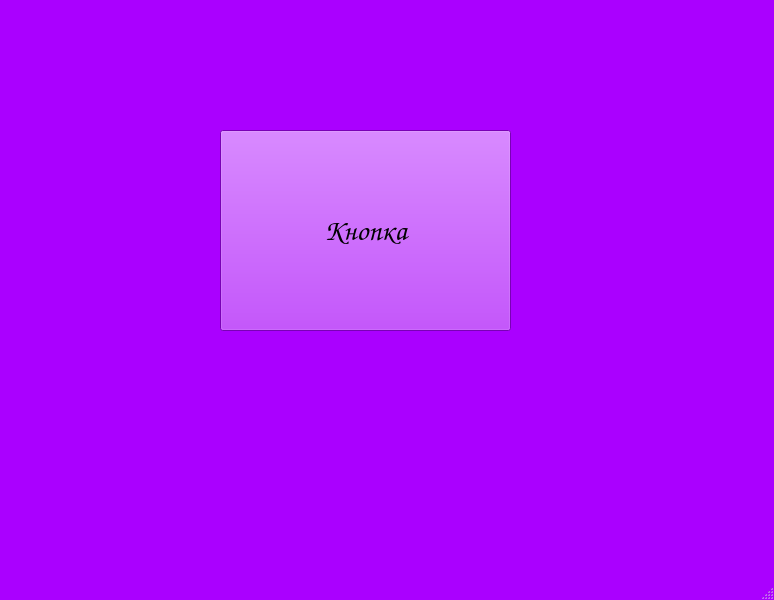
<?xml version="1.0" encoding="UTF-8"?>
<ui version="4.0">
 <class>MainWindow</class>
 <widget class="QMainWindow" name="MainWindow">
  <property name="geometry">
   <rect>
    <x>0</x>
    <y>0</y>
    <width>774</width>
    <height>600</height>
   </rect>
  </property>
  <property name="palette">
   <palette>
    <active>
     <colorrole role="WindowText">
      <brush brushstyle="SolidPattern">
       <color alpha="255">
        <red>0</red>
        <green>0</green>
        <blue>0</blue>
       </color>
      </brush>
     </colorrole>
     <colorrole role="Button">
      <brush brushstyle="SolidPattern">
       <color alpha="255">
        <red>170</red>
        <green>0</green>
        <blue>255</blue>
       </color>
      </brush>
     </colorrole>
     <colorrole role="Light">
      <brush brushstyle="SolidPattern">
       <color alpha="255">
        <red>213</red>
        <green>127</green>
        <blue>255</blue>
       </color>
      </brush>
     </colorrole>
     <colorrole role="Midlight">
      <brush brushstyle="SolidPattern">
       <color alpha="255">
        <red>191</red>
        <green>63</green>
        <blue>255</blue>
       </color>
      </brush>
     </colorrole>
     <colorrole role="Dark">
      <brush brushstyle="SolidPattern">
       <color alpha="255">
        <red>85</red>
        <green>0</green>
        <blue>127</blue>
       </color>
      </brush>
     </colorrole>
     <colorrole role="Mid">
      <brush brushstyle="SolidPattern">
       <color alpha="255">
        <red>113</red>
        <green>0</green>
        <blue>170</blue>
       </color>
      </brush>
     </colorrole>
     <colorrole role="Text">
      <brush brushstyle="SolidPattern">
       <color alpha="255">
        <red>0</red>
        <green>0</green>
        <blue>0</blue>
       </color>
      </brush>
     </colorrole>
     <colorrole role="BrightText">
      <brush brushstyle="SolidPattern">
       <color alpha="255">
        <red>255</red>
        <green>255</green>
        <blue>255</blue>
       </color>
      </brush>
     </colorrole>
     <colorrole role="ButtonText">
      <brush brushstyle="SolidPattern">
       <color alpha="255">
        <red>0</red>
        <green>0</green>
        <blue>0</blue>
       </color>
      </brush>
     </colorrole>
     <colorrole role="Base">
      <brush brushstyle="SolidPattern">
       <color alpha="255">
        <red>0</red>
        <green>255</green>
        <blue>0</blue>
       </color>
      </brush>
     </colorrole>
     <colorrole role="Window">
      <brush brushstyle="SolidPattern">
       <color alpha="255">
        <red>170</red>
        <green>0</green>
        <blue>255</blue>
       </color>
      </brush>
     </colorrole>
     <colorrole role="Shadow">
      <brush brushstyle="SolidPattern">
       <color alpha="255">
        <red>0</red>
        <green>0</green>
        <blue>0</blue>
       </color>
      </brush>
     </colorrole>
     <colorrole role="AlternateBase">
      <brush brushstyle="SolidPattern">
       <color alpha="255">
        <red>212</red>
        <green>127</green>
        <blue>255</blue>
       </color>
      </brush>
     </colorrole>
     <colorrole role="ToolTipBase">
      <brush brushstyle="SolidPattern">
       <color alpha="255">
        <red>255</red>
        <green>255</green>
        <blue>220</blue>
       </color>
      </brush>
     </colorrole>
     <colorrole role="ToolTipText">
      <brush brushstyle="SolidPattern">
       <color alpha="255">
        <red>0</red>
        <green>0</green>
        <blue>0</blue>
       </color>
      </brush>
     </colorrole>
     <colorrole role="PlaceholderText">
      <brush brushstyle="SolidPattern">
       <color alpha="128">
        <red>0</red>
        <green>0</green>
        <blue>0</blue>
       </color>
      </brush>
     </colorrole>
    </active>
    <inactive>
     <colorrole role="WindowText">
      <brush brushstyle="SolidPattern">
       <color alpha="255">
        <red>0</red>
        <green>0</green>
        <blue>0</blue>
       </color>
      </brush>
     </colorrole>
     <colorrole role="Button">
      <brush brushstyle="SolidPattern">
       <color alpha="255">
        <red>170</red>
        <green>0</green>
        <blue>255</blue>
       </color>
      </brush>
     </colorrole>
     <colorrole role="Light">
      <brush brushstyle="SolidPattern">
       <color alpha="255">
        <red>213</red>
        <green>127</green>
        <blue>255</blue>
       </color>
      </brush>
     </colorrole>
     <colorrole role="Midlight">
      <brush brushstyle="SolidPattern">
       <color alpha="255">
        <red>191</red>
        <green>63</green>
        <blue>255</blue>
       </color>
      </brush>
     </colorrole>
     <colorrole role="Dark">
      <brush brushstyle="SolidPattern">
       <color alpha="255">
        <red>85</red>
        <green>0</green>
        <blue>127</blue>
       </color>
      </brush>
     </colorrole>
     <colorrole role="Mid">
      <brush brushstyle="SolidPattern">
       <color alpha="255">
        <red>113</red>
        <green>0</green>
        <blue>170</blue>
       </color>
      </brush>
     </colorrole>
     <colorrole role="Text">
      <brush brushstyle="SolidPattern">
       <color alpha="255">
        <red>0</red>
        <green>0</green>
        <blue>0</blue>
       </color>
      </brush>
     </colorrole>
     <colorrole role="BrightText">
      <brush brushstyle="SolidPattern">
       <color alpha="255">
        <red>255</red>
        <green>255</green>
        <blue>255</blue>
       </color>
      </brush>
     </colorrole>
     <colorrole role="ButtonText">
      <brush brushstyle="SolidPattern">
       <color alpha="255">
        <red>0</red>
        <green>0</green>
        <blue>0</blue>
       </color>
      </brush>
     </colorrole>
     <colorrole role="Base">
      <brush brushstyle="SolidPattern">
       <color alpha="255">
        <red>0</red>
        <green>255</green>
        <blue>0</blue>
       </color>
      </brush>
     </colorrole>
     <colorrole role="Window">
      <brush brushstyle="SolidPattern">
       <color alpha="255">
        <red>170</red>
        <green>0</green>
        <blue>255</blue>
       </color>
      </brush>
     </colorrole>
     <colorrole role="Shadow">
      <brush brushstyle="SolidPattern">
       <color alpha="255">
        <red>0</red>
        <green>0</green>
        <blue>0</blue>
       </color>
      </brush>
     </colorrole>
     <colorrole role="AlternateBase">
      <brush brushstyle="SolidPattern">
       <color alpha="255">
        <red>212</red>
        <green>127</green>
        <blue>255</blue>
       </color>
      </brush>
     </colorrole>
     <colorrole role="ToolTipBase">
      <brush brushstyle="SolidPattern">
       <color alpha="255">
        <red>255</red>
        <green>255</green>
        <blue>220</blue>
       </color>
      </brush>
     </colorrole>
     <colorrole role="ToolTipText">
      <brush brushstyle="SolidPattern">
       <color alpha="255">
        <red>0</red>
        <green>0</green>
        <blue>0</blue>
       </color>
      </brush>
     </colorrole>
     <colorrole role="PlaceholderText">
      <brush brushstyle="SolidPattern">
       <color alpha="128">
        <red>0</red>
        <green>0</green>
        <blue>0</blue>
       </color>
      </brush>
     </colorrole>
    </inactive>
    <disabled>
     <colorrole role="WindowText">
      <brush brushstyle="SolidPattern">
       <color alpha="255">
        <red>85</red>
        <green>0</green>
        <blue>127</blue>
       </color>
      </brush>
     </colorrole>
     <colorrole role="Button">
      <brush brushstyle="SolidPattern">
       <color alpha="255">
        <red>170</red>
        <green>0</green>
        <blue>255</blue>
       </color>
      </brush>
     </colorrole>
     <colorrole role="Light">
      <brush brushstyle="SolidPattern">
       <color alpha="255">
        <red>213</red>
        <green>127</green>
        <blue>255</blue>
       </color>
      </brush>
     </colorrole>
     <colorrole role="Midlight">
      <brush brushstyle="SolidPattern">
       <color alpha="255">
        <red>191</red>
        <green>63</green>
        <blue>255</blue>
       </color>
      </brush>
     </colorrole>
     <colorrole role="Dark">
      <brush brushstyle="SolidPattern">
       <color alpha="255">
        <red>85</red>
        <green>0</green>
        <blue>127</blue>
       </color>
      </brush>
     </colorrole>
     <colorrole role="Mid">
      <brush brushstyle="SolidPattern">
       <color alpha="255">
        <red>113</red>
        <green>0</green>
        <blue>170</blue>
       </color>
      </brush>
     </colorrole>
     <colorrole role="Text">
      <brush brushstyle="SolidPattern">
       <color alpha="255">
        <red>85</red>
        <green>0</green>
        <blue>127</blue>
       </color>
      </brush>
     </colorrole>
     <colorrole role="BrightText">
      <brush brushstyle="SolidPattern">
       <color alpha="255">
        <red>255</red>
        <green>255</green>
        <blue>255</blue>
       </color>
      </brush>
     </colorrole>
     <colorrole role="ButtonText">
      <brush brushstyle="SolidPattern">
       <color alpha="255">
        <red>85</red>
        <green>0</green>
        <blue>127</blue>
       </color>
      </brush>
     </colorrole>
     <colorrole role="Base">
      <brush brushstyle="SolidPattern">
       <color alpha="255">
        <red>170</red>
        <green>0</green>
        <blue>255</blue>
       </color>
      </brush>
     </colorrole>
     <colorrole role="Window">
      <brush brushstyle="SolidPattern">
       <color alpha="255">
        <red>170</red>
        <green>0</green>
        <blue>255</blue>
       </color>
      </brush>
     </colorrole>
     <colorrole role="Shadow">
      <brush brushstyle="SolidPattern">
       <color alpha="255">
        <red>0</red>
        <green>0</green>
        <blue>0</blue>
       </color>
      </brush>
     </colorrole>
     <colorrole role="AlternateBase">
      <brush brushstyle="SolidPattern">
       <color alpha="255">
        <red>170</red>
        <green>0</green>
        <blue>255</blue>
       </color>
      </brush>
     </colorrole>
     <colorrole role="ToolTipBase">
      <brush brushstyle="SolidPattern">
       <color alpha="255">
        <red>255</red>
        <green>255</green>
        <blue>220</blue>
       </color>
      </brush>
     </colorrole>
     <colorrole role="ToolTipText">
      <brush brushstyle="SolidPattern">
       <color alpha="255">
        <red>0</red>
        <green>0</green>
        <blue>0</blue>
       </color>
      </brush>
     </colorrole>
     <colorrole role="PlaceholderText">
      <brush brushstyle="SolidPattern">
       <color alpha="128">
        <red>0</red>
        <green>0</green>
        <blue>0</blue>
       </color>
      </brush>
     </colorrole>
    </disabled>
   </palette>
  </property>
  <property name="windowTitle">
   <string>MainWindow</string>
  </property>
  <widget class="QWidget" name="centralwidget">
   <widget class="QPushButton" name="pushButton">
    <property name="geometry">
     <rect>
      <x>220</x>
      <y>130</y>
      <width>291</width>
      <height>201</height>
     </rect>
    </property>
    <property name="font">
     <font>
      <family>Comic Sans MS</family>
      <pointsize>22</pointsize>
      <weight>50</weight>
      <italic>false</italic>
      <bold>false</bold>
     </font>
    </property>
    <property name="text">
     <string>Кнопка</string>
    </property>
   </widget>
  </widget>
  <widget class="QMenuBar" name="menubar">
   <property name="geometry">
    <rect>
     <x>0</x>
     <y>0</y>
     <width>774</width>
     <height>21</height>
    </rect>
   </property>
  </widget>
  <widget class="QStatusBar" name="statusbar"/>
 </widget>
 <resources/>
 <connections/>
</ui>
